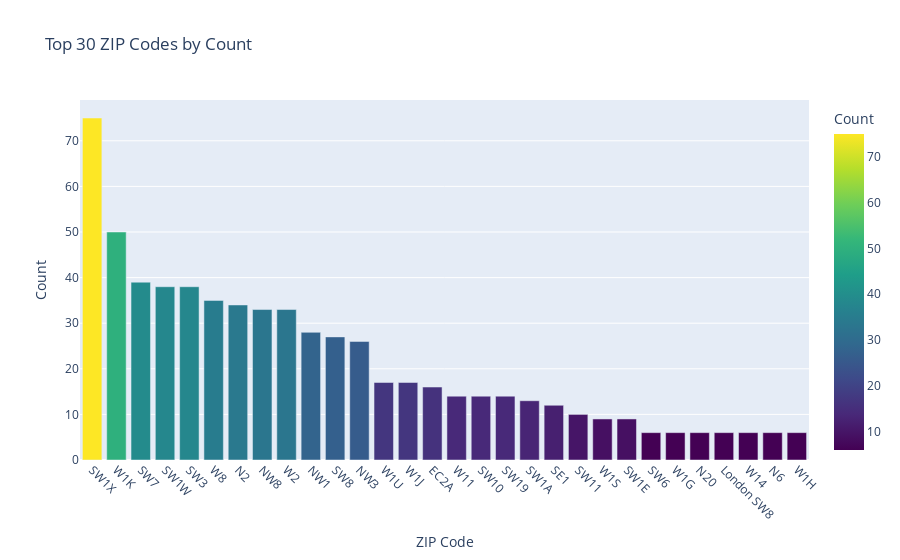

The notebook cell saved with this chart:
### Code cell
zip_count = subset["ZIP"].dropna().value_counts().reset_index()
zip_count.columns = ["ZIP", "Count"]

top_30_zip_count = zip_count.head(30)

fig = px.bar(
    top_30_zip_count, 
    x="ZIP", 
    y="Count", 
    title="Top 30 ZIP Codes by Count",
    labels={"ZIP": "ZIP Code", "Count": "Count"},
    color="Count",
    color_continuous_scale="Viridis"
)

fig.update_layout(
    xaxis_title="ZIP Code",
    yaxis_title="Count",
    xaxis_tickangle=45,
    showlegend=False
)

fig.show()

### Figure 1 — Plotly figure (JSON) as saved in the notebook; plotly's stock layout.template omitted (floating-point values rounded to 4 significant figures)
{"data": [{"alignmentgroup": "True", "hovertemplate": "ZIP Code=%{x}<br>Count=%{marker.color}<extra></extra>", "legendgroup": "", "marker": {"color": [75, 50, 39, 38, 38, 35, 34, 33, 33, 28, 27, 26, 17, 17, 16, 14, 14, 14, 13, 12, 10, 9, 9, 6, 6, 6, 6, 6, 6, 6], "coloraxis": "coloraxis", "pattern": {"shape": ""}}, "name": "", "offsetgroup": "", "orientation": "v", "showlegend": false, "textposition": "auto", "type": "bar", "x": ["SW1X", "W1K", "SW7", "SW1W", "SW3", "W8", "N2", "NW8", "W2", "NW1", "SW8", "NW3", "W1U", "W1J", "EC2A", "W11", "SW10", "SW19", "SW1A", "SE1", "SW11", "W1S", "SW1E", "SW6", "W1G", "N20", "London SW8", "W14", "N6", "W1H"], "xaxis": "x", "y": [75, 50, 39, 38, 38, 35, 34, 33, 33, 28, 27, 26, 17, 17, 16, 14, 14, 14, 13, 12, 10, 9, 9, 6, 6, 6, 6, 6, 6, 6], "yaxis": "y"}], "layout": {"barmode": "relative", "coloraxis": {"colorbar": {"title": {"text": "Count"}}, "colorscale": [[0, "#440154"], [0.1111, "#482878"], [0.2222, "#3e4989"], [0.3333, "#31688e"], [0.4444, "#26828e"], [0.5556, "#1f9e89"], [0.6667, "#35b779"], [0.7778, "#6ece58"], [0.8889, "#b5de2b"], [1, "#fde725"]]}, "legend": {"tracegroupgap": 0}, "showlegend": false, "title": {"text": "Top 30 ZIP Codes by Count"}, "xaxis": {"anchor": "y", "domain": [0, 1], "tickangle": 45, "title": {"text": "ZIP Code"}}, "yaxis": {"anchor": "x", "domain": [0, 1], "title": {"text": "Count"}}}}
